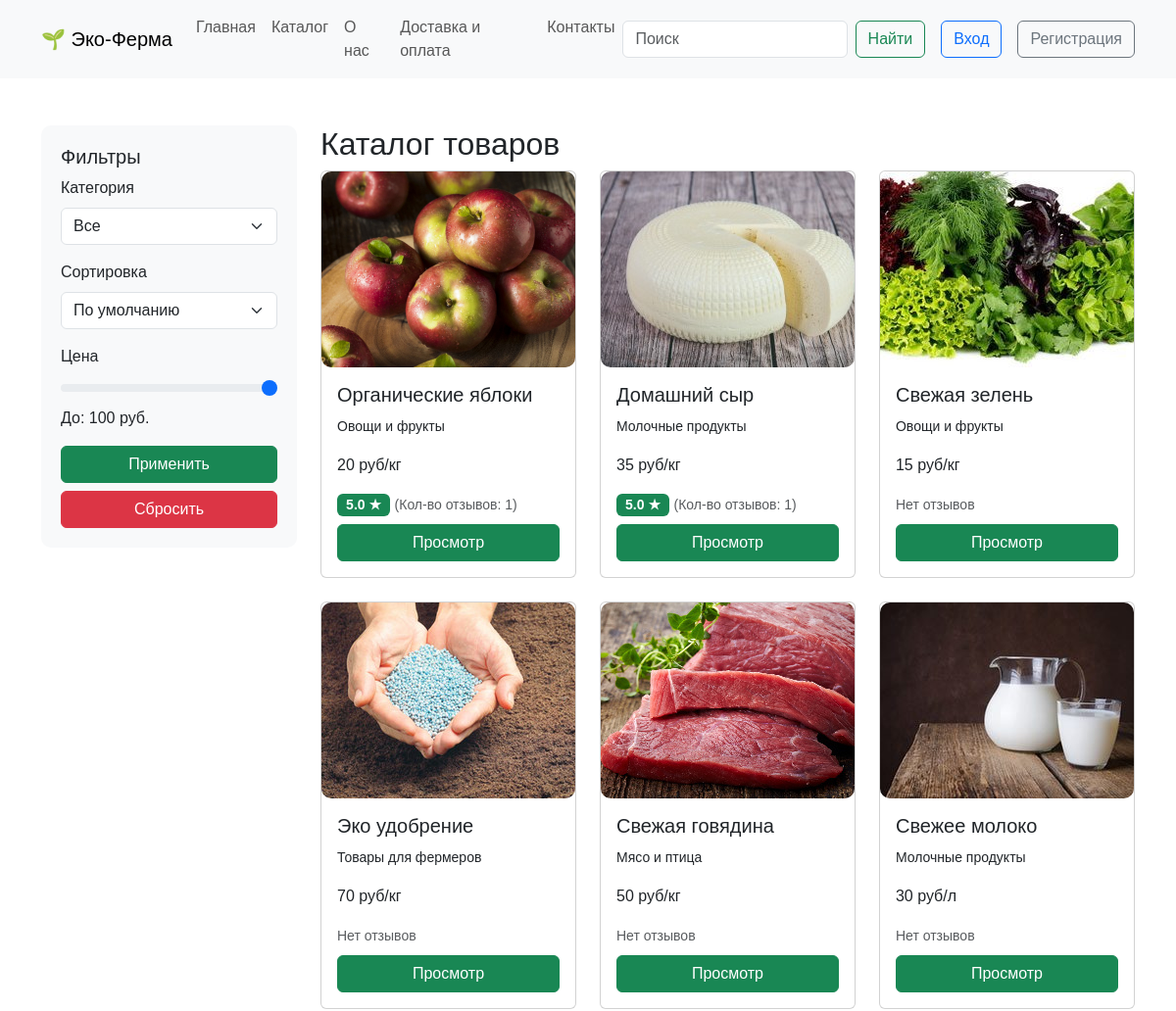
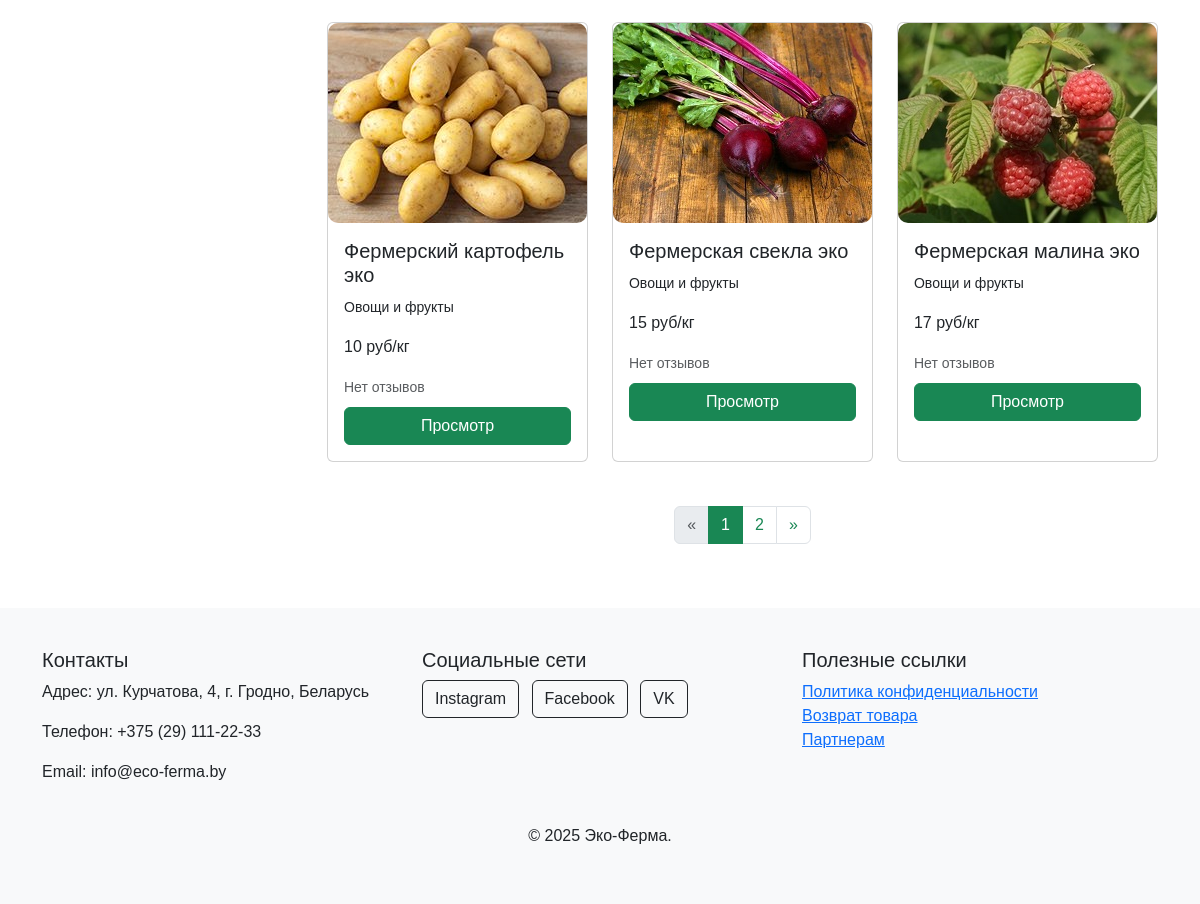
/catalog, run on the app's committed database (2 pictures, top to bottom).
### app.py (models this page shows, shortened)
class Products(db.Model):
    id = db.Column(db.Integer,primary_key=True)
    title = db.Column(db.String(100))
    subText = db.Column(db.Text)
    text = db.Column(db.Text)
    image_name = db.Column(db.String(100))
    category = db.Column(db.String(100))
    price = db.Column(db.Integer)
    orders = db.relationship('Orders', backref='product', lazy=True)

### app.py (the view, shortened to what this page needs)
@app.route('/catalog', methods=['GET', 'POST'])
def catalog():
    page = request.args.get('page', 1, type=int)
    products_query = db.session.query(
        Products,
        db.func.avg(Reviews.rating).label('avg_rating')
    ).outerjoin(Reviews, Products.id == Reviews.id_product).group_by(Products.id)
    category = request.args.get('category')
    search_query = request.args.get('search')
    maxprice = request.args.get('maxprice')
    sort = request.args.get('sort')
    if category:
        category = category.capitalize()
        category = "%{}%".format(category)
        products_query = products_query.filter(Products.category.ilike(category))
    if maxprice:
        products_query = products_query.filter(Products.price <= maxprice)
    if search_query:
        products_query = products_query.filter(Products.title.contains(search_query))
    if sort == 'price_asc':
        products_query = products_query.order_by(Products.price.asc())
    elif sort == 'price_desc':
        products_query = products_query.order_by(Products.price.desc())
    elif sort == 'popular':
        products_query = products_query.order_by(db.func.avg(Reviews.rating).desc())
    else:
        products_query = products_query.order_by(Products.id.asc())
    products = products_query.paginate(page=page, per_page=PER_PAGE, error_out=False)
    max_price = db.session.query(func.max(Products.price)).scalar()
    return render_template("catalog.html", products=products, max_price=max_price, search=search_query)

### app.py (called while the page is built, shortened)
@app.context_processor
def inject_order_count():
    order_count = 0
    return dict(order_count=order_count)

@app.context_processor
def inject_user():
    def get_user_name():
        if 'name' in session:
            return Users.query.filter_by(email=session['name']).first()
    return dict(active_user=get_user_name())

### templates/catalog.html (shortened to what this page needs)
{% extends 'base.html' %}
{% block main %}
<div class="container my-5">
  <div class="row">
    <div class="col-md-3">
      <div class="sidebar">
        <h5>Фильтры</h5>
        <form method="get">
          <div class="mb-3">
          <label for="category" class="form-label">Категория</label>
          <select class="form-select" id="category" name="category">
            <option value="">Все</option>
          </select>
        </div>
        <div class="mb-3">
          <label for="sort" class="form-label">Сортировка</label>
          <select class="form-select" id="sort" name="sort">
            <option value="">По умолчанию</option>
          </select>
        </div>
          <div class="mb-3">
            <label for="priceRange" class="form-label">Цена</label>
            <input
              type="range"
              class="form-range"
              id="priceRange"
              min="1"
              max="{{max_price}}"
              oninput="updateValue(this.value)"
              name="maxprice"
              value="{{ request.args.get('maxprice', max_price) }}"
            />
            <p>До: <span id="rangeValue">{{ request.args.get('maxprice', max_price) }} руб.</span></p>
          </div>
          <button type="submit" class="btn btn-success w-100">Применить</button>
          <a href="/catalog" class="btn btn-danger w-100 mt-2">Сбросить</a>
        </form>
      </div>
    </div>
    <div class="col-md-9">
      <h2>Каталог товаров</h2>
      <div class="row">
         {%for product in products.items%}
        <div class="col-md-4 mb-4">
  <div class="card product-card">
    <img
      src="../static/img/upload/{{product[0].image_name}}"
      alt="{{product[0].title}}"
    />
    <div class="card-body">
      <h5 class="card-title">{{product[0].title}}</h5>
      <p class="card-text"><small>{{product[0].category}}</small>
      <p class="card-text">{{product[0].price}} {%if not product[0].title=="Свежее молоко"%}руб/кг{%else%}руб/л {%endif%}</p>
      {% if product[1] %}
      <div class="mb-2">
        <span class="badge bg-success text-white">
          {{ "%.1f"|format(product[1]) }} ★
        </span>
        <small class="text-muted">(Кол-во отзывов: {{ product[0].reviews|length }})</small>
      </div>
      {% else %}
      <div class="mb-2">
        <small class="text-muted">Нет отзывов</small>
      </div>
      {% endif %}
      <a href="/product/{{product[0].id}}" class="btn btn-success w-100">Просмотр</a>
    </div>
  </div>
</div>
        {%endfor%}
      </div>
    {% if products.pages > 1 %}
    <nav aria-label="Навигация по страницам">
      <ul class="pagination justify-content-center">
        <li class="page-item {% if not products.has_prev %}disabled{% endif %}">
          <a class="page-link" href="{{ url_for('catalog', page=products.prev_num, category=request.args.get('category'), maxprice=request.args.get('maxprice'), search=request.args.get('search')) }}" aria-label="Previous">
            <span aria-hidden="true">&laquo;</span>
          </a>
        </li>
        {% for page_num in products.iter_pages(left_edge=1, right_edge=1, left_current=1, right_current=2) %}
          {% if page_num %}
            <li class="page-item {% if page_num == products.page %}active{% endif %}">
              <a class="page-link" href="{{ url_for('catalog', page=page_num, category=request.args.get('category'), maxprice=request.args.get('maxprice'), search=request.args.get('search')) }}">{{ page_num }}</a>
            </li>
          {% else %}
            <li class="page-item disabled">
              <span class="page-link">...</span>
            </li>
          {% endif %}
        {% endfor %}
        <li class="page-item {% if not products.has_next %}disabled{% endif %}">
          <a class="page-link" href="{{ url_for('catalog', page=products.next_num, category=request.args.get('category'), maxprice=request.args.get('maxprice'), search=request.args.get('search')) }}" aria-label="Next">
            <span aria-hidden="true">&raquo;</span>
          </a>
        </li>
      </ul>
    </nav>
    {% endif %}
    </div>
  </div>
</div>
{% endblock %}

### templates/base.html (shortened to what this page needs)
<!DOCTYPE html>
<html lang="ru">
<head>
  <link href="../static/css/bootstrap.min.css" rel="stylesheet">
  <link rel="stylesheet" href="../static/css/style.css">
</head>
<body>
  <nav class="navbar navbar-expand-lg navbar-light bg-light">
    <div class="container">
      <a class="navbar-brand" href="/">🌱 Эко-Ферма</a>
      <div class="collapse navbar-collapse" id="navbarNav">
        <ul class="navbar-nav me-auto">
          <li class="nav-item"><a class="nav-link" href="/">Главная</a></li>
          <li class="nav-item"><a class="nav-link" href="/catalog">Каталог</a></li>
          <li class="nav-item"><a class="nav-link" href="/about">О нас</a></li>
          <li class="nav-item"><a class="nav-link" href="/services">Доставка и оплата</a></li>
          <li class="nav-item"><a class="nav-link" href="/contacts">Контакты</a></li>
        </ul>
        <form class="d-flex" action="/catalog" method="get" onsubmit="return validateSearch()">
          <input class="form-control me-2" type="search" name="search" value="{{ request.args.get('search', '') }}" id="searchInput" placeholder="Поиск" >
          <button class="btn btn-outline-success"  type="submit">Найти</button>
        </form>
        {%if 'name' in session and active_user %}
        <a href="/cart" class="btn btn-primary ms-3">Корзина ({{order_count}})</a>
        <a href="/logout" class="btn btn-outline-danger ms-3">Выйти</a>
        {% else %}
        <a href="/login" class="btn btn-outline-primary ms-3">Вход</a>
        <a href="/reg" class="btn btn-outline-secondary ms-3">Регистрация</a>
        {%endif%}
      </div>
    </div>
  </nav>
<main class="content">
    {% block main %} {% endblock %}
</main>
  <footer class="footer">
    <div class="container">
      <div class="row">
        <div class="col-md-4">
          <h5>Контакты</h5>
          <p>Адрес: ул. Курчатова, 4, г. Гродно, Беларусь</p>
          <p>Телефон: +375 (29) 111-22-33</p>
          <p>Email: info@eco-ferma.by</p>
        </div>
        <div class="col-md-4">
          <h5>Социальные сети</h5>
          <a href="https://www.instagram.com/" class="btn btn-outline-dark me-2">Instagram</a>
          <a href="https://www.facebook.com/" class="btn btn-outline-dark me-2">Facebook</a>
          <a href="https://vk.com/" class="btn btn-outline-dark me-2">VK</a>
        </div>
        <div class="col-md-4">
          <h5>Полезные ссылки</h5>
          <ul class="list-unstyled">
            <li><a href="/about">Политика конфиденциальности</a></li>
            <li><a href="/services">Возврат товара</a></li>
            <li><a href="/contacts">Партнерам</a></li>
          </ul>
        </div>
      </div>
      <div class="text-center mt-4">
        <p>© 2025 Эко-Ферма.</p>
      </div>
    </div>
  </footer>
</body>
</html>

### static/css/style.css (style rules this page uses)
body { font-family: Arial, sans-serif; }
.category-card img, .product-card img { width: 100%; height: auto; border-radius: 10px; }
.footer { background-color: #f8f9fa; padding: 40px 0; }
html, body { height: 100%; margin: 0; display: flex; flex-direction: column; }
.product-card img { width: 100%; height: 200px; object-fit: cover; border-radius: 10px; }
.product-card { transition: transform 0.2s; }
.sidebar { background-color: #f8f9fa; padding: 20px; border-radius: 10px; }
.pagination { margin-top: 20px; }
.page-item.active .page-link { background-color: #198754; border-color: #198754; }
.page-link { color: #198754; }
html, body { height: 100%; }
body { display: flex; flex-direction: column; min-height: 100vh; }
.content { flex: 1 0 auto; }
footer { flex-shrink: 0; }
.badge.bg-success { padding: 0.35em 0.65em; font-size: 0.875em; font-weight: 600; }
.product-card { height: 100%; display: flex; flex-direction: column; }
.product-card .card-body { flex-grow: 1; }

### data on the page
Products: image_name (picture), title "Органические яблоки", category "Овощи и фрукты", price "20", shows "руб/кг", product "5.0", product "1"
Products: image_name (picture), title "Домашний сыр", category "Молочные продукты", price "35", shows "руб/кг", product "5.0", product "1"
Products: image_name (picture), title "Свежая зелень", category "Овощи и фрукты", price "15", shows "руб/кг", shows "Нет отзывов"
Products: image_name (picture), title "Эко удобрение", category "Товары для фермеров", price "70", shows "руб/кг", shows "Нет отзывов"
Products: image_name (picture), title "Свежая говядина", category "Мясо и птица", price "50", shows "руб/кг", shows "Нет отзывов"
Products: image_name (picture), title "Свежее молоко", category "Молочные продукты", price "30", shows "руб/л", shows "Нет отзывов"
Products: image_name (picture), title "Фермерский картофель эко", category "Овощи и фрукты", price "10", shows "руб/кг", shows "Нет отзывов"
Products: image_name (picture), title "Фермерская свекла эко", category "Овощи и фрукты", price "15", shows "руб/кг", shows "Нет отзывов"
Products: image_name (picture), title "Фермерская малина эко", category "Овощи и фрукты", price "17", shows "руб/кг", shows "Нет отзывов"

### other printed values
{{ request.args.get('maxprice', max_price) }} "100"
{{ page_num }} "1" "2"
